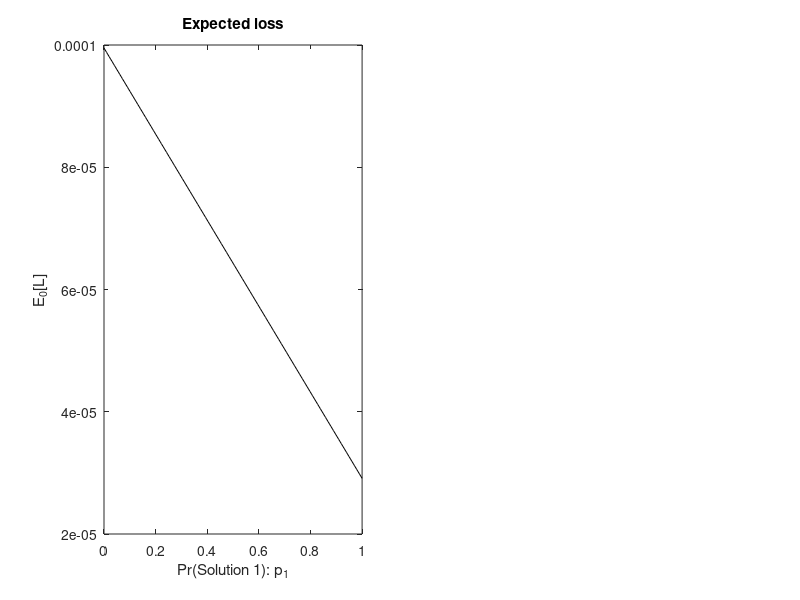

The MATLAB script that drew this image:
%OBC Example 1 in the paper: solution 'by hand'. Based on Example 2 from Holden (2022, ReStat).
%Written by Michael Hatcher (m.c.hatcher@soton.ac.uk). Any errors are my own.

clc, clear

%Calibration
r = 0.005;
phi = 2;
psi = 0.93;
pi_0 = 0.005;

%Find stable root
p = [-1 phi -psi]; coefs = roots(p);
omeg = min(abs(coefs));  
omega_check = 1-sqrt(1-psi) - omeg;

%Loss function
T_sim = 5000;  %Time horizon
betta = 0.99;  %Discount factor

pi = NaN(T_sim,1); pi_bind = pi; int = pi; int_bind = pi; int_star = pi; int_bind_star = pi;
pi_series = pi; pi_bind_series = pi;
Time = 0:T_sim; 

%Period 1
pi(1) = omeg*pi_0;
pi_bind(1) = -r/omeg;

int(1) = r + phi*pi(1) - psi*pi_0;
int_bind(1) = 0;

int_star(1) = int(1);
int_bind_star(1) = r + phi*pi_bind(1) - psi*pi_0;

pi_series(1) = pi(1)^2;
pi_bind_series(1) = pi_bind(1)^2;

%Periods 2 onwards
for t=2:T_sim
    
    pi(t) = omeg*pi(t-1);
    int(t) = r + phi*pi(t) - psi*pi(t-1);
    
    pi_bind(t) = omeg*pi_bind(t-1);
    int_bind(t) = r + phi*pi_bind(t) - psi*pi_bind(t-1);
    
    int_star(t) = int(t);
    int_bind_star(t) = int_bind(t);

    pi_series(t) = betta^(t-1)*pi(t)^2;
    pi_bind_series(t) = betta^(t-1)*pi_bind(t)^2;
    
end

n_prob = 100;
prob = linspace(0,1,n_prob); 
Loss = NaN(n_prob,1);

for i=1:n_prob

    Loss(i) = prob(i)*sum(pi_series) + (1-prob(i))*sum(pi_bind_series); 
    %Line1(i) = omeg^2*pi_0^2/(1-betta*omeg^2);
    %Line2(i) = (r/omeg)^2/(1-betta*omeg^2);

end

figure(1)
subplot(1,2,1), plot(prob,Loss,'k'), xlabel('Pr(Solution 1): p_1'),ylabel('E_0[L]'), hold on,
title('Expected loss')
%plot(prob,Line1,'--k'), plot(prob,Line2,'--k')


   